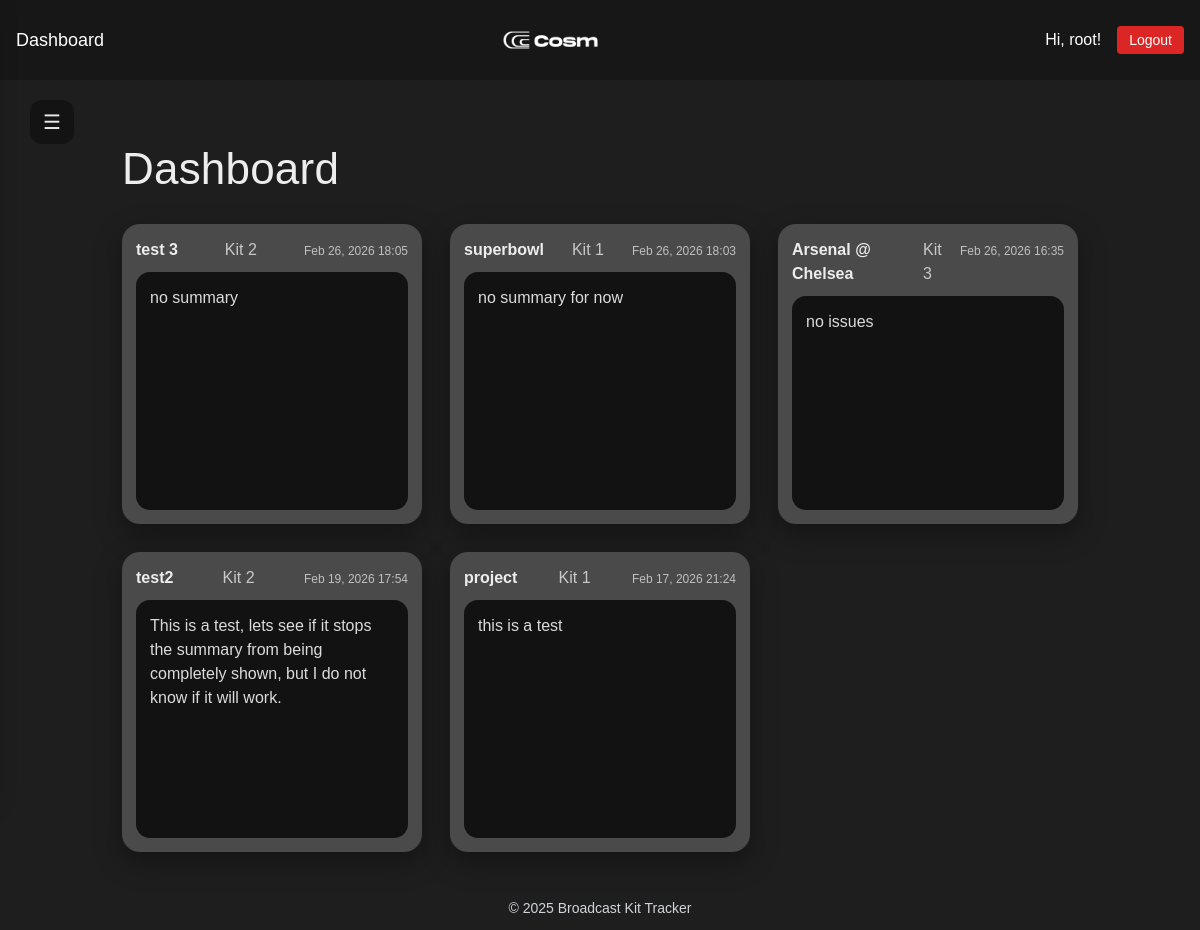
The page /dashboard/ (signed in) on the database its author committed.
### members/models.py (models this page shows, shortened)
class PostMortem(models.Model):
    kit = models.ForeignKey(Kit, on_delete=models.CASCADE)
    name = models.CharField(max_length=120, blank=True, null=True)
    event_name = models.CharField(max_length=120)
    event_date = models.DateField()
    summary = models.TextField()
    created_at = models.DateTimeField(auto_now_add=True)

### members/views.py (the view)
# urls.py: path('dashboard/', views.dashboard, name='dashboard'),
@login_required
def dashboard(request):
    kits = Kit.objects.all()
    recent_postmortems = PostMortem.objects.order_by('-created_at')[:10]
    return render(request, 'core/dashboard.html', {
        "kits": kits,
        'recent_postmortems': recent_postmortems})

### members/templates/core/dashboard.html (shortened to what this page needs)
{% extends "base.html" %}
{% block content %}
<button class="dash__menu dashboard-hamburger" type="button" onclick="openSidebar()" aria-label="Open sidebar">☰</button>
<div class="dash">
  <section class="dash__main">
    <h1 class="dash__title">Dashboard</h1>
    <div class="kit-grid">
      {% for pm in recent_postmortems %}
        <a href="{% url 'postmortem' pm.pk %}" class="kit-card-link">
          <article class="kit-card">
            <div class="kit-card__top">
              <span class="kit-card__event">{{ pm.event_name }}</span>
              <span class="kit-card__kit">Kit {{ pm.kit_id }}</span>
              <span class="kit-card__time">
                {{ pm.updated_at|default:pm.created_at|date:"M d, Y H:i" }}
              </span>
            </div>
            <div class="kit-card__inner">
              {{ pm.summary|truncatechars:120 }}
            </div>
          </article>
        </a>
      {% endfor %}
    </div>
  </section>
</div>
{% endblock %}

### members/templates/base.html (shortened to what this page needs)
{% load static %}
<!DOCTYPE html>
<html lang="en">
<head>
  <script src="https://cdn.tailwindcss.com"></script>
  <link rel="stylesheet" href="{% static 'styles.css' %}">
</head>
<body>
  <nav class="bg-neutral-900 text-white p-4 flex justify-between items-center">
      <div>
      <a href="{% url 'dashboard' %}" class="text-lg hover:text-gray-300 font-stolzl">Dashboard</a>
    </div>
    <div class="pr-12 flex justify-center items-center">
      <img src="{% static 'logos/Cosm_Wide_White.png' %}" alt="Your Logo" class="h-12 w-auto">
    </div>
    <div class="flex items-center gap-4">
      {% if user.is_authenticated %}
        <span>Hi, {{ user.username }}!</span>
        <form action="{% url 'logout' %}" method="post" class="inline">
          <button type="submit" class="bg-red-600 hover:bg-red-700 px-3 py-1 rounded text-sm font-stolzl">
            Logout
          </button>
        </form>
      {% else %}
        <a href="{% url 'login' %}" class="hover:underline text-sm">Login</a>
        <a href="{% url 'signup' %}" class="hover:underline text-sm">Sign Up</a>
      {% endif %}
    </div>
  </nav>
  <main class="flex-1 container mx-auto p-6">
    {% block content %}{% endblock %}
  </main>
  <footer class="text-gray-300 text-center py-3 mt-auto font-stolzl">
    <p class="text-sm">&copy; 2025 Broadcast Kit Tracker</p>
  </footer>
</body>
</html>

### static/styles.css (style rules this page uses)
body { font-family: Stolzl, sans-serif; transition: background-color 0.3s, color 0.3s; margin: 0; padding: 0; }
.font-stolzl { font-family: Stolzl, sans-serif; }
html, body { background: #1e1e1e; color: rgba(255,255,255,.92); margin: 0; }
.dash { min-height: calc(100vh - 120px); margin: 10px; display: grid; grid-template-columns: 1fr; gap: 28px; }
.dash__main { padding-top: 12px; }
.dash__title { font-size: 44px; letter-spacing: .2px; margin: 10px 0 22px 0; color: rgba(255,255,255,.92); }
.dash__menu { width: 44px; height: 44px; border-radius: 12px; border: 0; background: rgba(0,0,0,.35); color: rgba(255,255,255,.9); font-size: 20px; cursor: pointer; }
.kit-grid { display: grid; grid-template-columns: repeat(auto-fit, minmax(300px, 1fr)); gap: 28px; }
.kit-card { background: #4a4a4a; height: 300px; width: 100%; display: flex; flex-direction: column; border-radius: 18px; padding: 14px; box-shadow: 0 10px 28px rgba(0,0,0,.35); }
.kit-card__top { display: flex; justify-content: space-between; align-items: baseline; gap: 10px; margin-bottom: 10px; }
.kit-card__event { color: rgba(255,255,255,.9); font-weight: 700; font-size: 16px; }
.kit-card__kit { color: rgba(255,255,255,.70); font-weight: 300; font-size: 16px; }
.kit-card__time { color: rgba(255,255,255,.65); font-size: 12px; white-space: nowrap; }
.kit-card__inner { background: #121212; flex: 1; overflow: hidden; display: -webkit-box; -webkit-box-orient: vertical; -webkit-line-clamp: 4; border-radius: 14px; padding: 14px; color: rgba(255,255,255,.85); }
.kit-card-link { text-decoration: none; color: inherit; display: block; }
.kit-card { transition: transform .12s ease; }
.dashboard-hamburger { position: fixed; top: 100px; left: 30px; z-index: 2300; }

### members/templates/core/dashboard.html (style rules this page uses)
:root { --ps-w: 280px; }

### rows shown on the page
PostMortem: event_name "test 3", kit_id "2", updated_at "Feb 26, 2026 18:05", summary "no summary"
PostMortem: event_name "superbowl", kit_id "1", updated_at "Feb 26, 2026 18:03", summary "no summary for now"
PostMortem: event_name "Arsenal @ Chelsea", kit_id "3", updated_at "Feb 26, 2026 16:35", summary "no issues"
PostMortem: event_name "test2", kit_id "2", updated_at "Feb 19, 2026 17:54", summary "This is a test, lets see if it stops the summary from being completely shown, but I do not know if it will work."
PostMortem: event_name "project", kit_id "1", updated_at "Feb 17, 2026 21:24", summary "this is a test"

### other values the page prints
{{ user.username }} "root"
